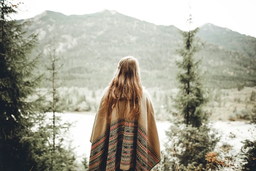
#> input picture 2.Image Dehazing Technology/image.bmp, 256 x 171 px, shrunk from 1200 x 800 before the run, found by its file name
$ python '2-1-1_Median filter.py'
#> lines starting #> are read from the running program, lines starting #| are printed output that depends on the picture
#> further down, image_test1 is the input picture: shape (171, 256, 3); mean B, G, R 151.8, 166, 167.9
import cv2 as cv
import matplotlib.pyplot as plt
import math
import numpy as np

plt.rcParams['font.sans-serif'] = ['SimHei'] #顯示中文標籤
plt.rcParams['axes.unicode_minus'] = False


def get_meadian(data):
    data.sort()
    half = len(data) // 2
    return data[half]

def my_median_blur_gray(image, size):
    data = []
    sizepart = int(size / 2)
    for i in range(image.shape[0]):
        for j in range(image.shape[1]):
            for ii in range(size):
                for jj in range(size):
                    #首先判斷是否超出範圍，也可以先對影像進行零填充
                    if(i + ii - sizepart) < 0 or (i + ii - sizepart) >= image.shape[0]:
                        pass
                    elif(j + jj - sizepart) < 0 or (j + jj -sizepart) >= image.shape[1]:
                        pass
                    else:
                        data.append(image[i + ii - sizepart][j + jj - sizepart])

            #取得每個區域內的中位數
            image[i][j] = int(get_meadian(data))
            data = []

    return image

#計算彩色影像的中值濾波
def my_median_blur_RGB(image, size):
#> called with size = 3
    (b, g, r) = cv.split(image)
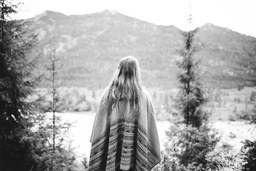
#> b: shape (171, 256); min 13, max 255, mean 167.9
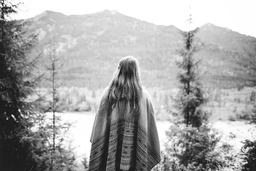
#> g: shape (171, 256); min 15, max 255, mean 166
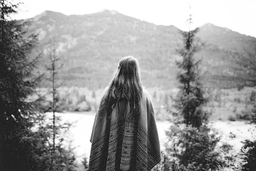
#> r: shape (171, 256); min 11, max 255, mean 151.8
    blur_b = my_median_blur_gray(b, size)
#> after the loop in my_median_blur_gray, `for i in range(image.shape[0]):`:
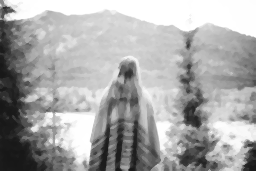
#> image: shape (171, 256); min 23, max 255, mean 168.2
    blur_r = my_median_blur_gray(r, size)
#> call 2 of my_median_blur_gray, with size = 3
#> after the loop in my_median_blur_gray (call 2), `for i in range(image.shape[0]):`:
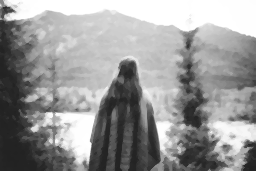
#> image: shape (171, 256); min 33, max 255, mean 152
    blur_g = my_median_blur_gray(g, size)
#> call 3 of my_median_blur_gray, with size = 3
#> after the loop in my_median_blur_gray (call 3), `for i in range(image.shape[0]):`:
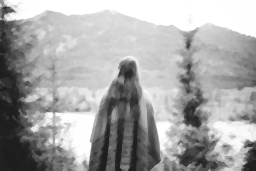
#> image: shape (171, 256); min 28, max 255, mean 166.3
    result = cv.merge((blur_b, blur_g, blur_r))
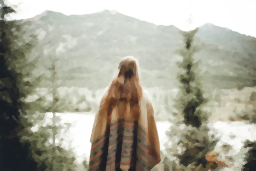
#> result: shape (171, 256, 3); mean R, G, B 168.2, 166.3, 152
    return result

if __name__ == '__main__':
    image_test1 = cv.imread(r"D:\pyrhon_test\2.Image Dehazing Technology\image.bmp")
    image_test2 = cv.cvtColor(image_test1, cv.COLOR_BGR2RGB)    #cv通道為BGR，但plt.show讀取為RGB

    fig = plt.figure()

    #呼叫自訂函數
    my_image_blur_median = my_median_blur_RGB(image_test2, 3)
    #呼叫函數庫函數
    computer_image_blur_median = cv.medianBlur(image_test2, 3)

    fig.add_subplot(131)
    plt.title('原圖')
    plt.imshow(image_test2)

    fig.add_subplot(132)
    plt.title('自訂函數濾波')
    plt.imshow(my_image_blur_median)

    fig.add_subplot(133)
    plt.title('函數庫函數濾波')
    plt.imshow(computer_image_blur_median)

    plt.show()
